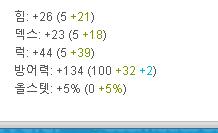
#> input picture yeonhwa-autocuber/assets/temp/flameresult.png, 218 x 133 px
$ python color_filter.py
#> lines starting #> are read from the running program, lines starting #| are printed output that depends on the picture; after the words box and inside, x2 and y2 are one past the last pixel; in counts of white or black regions, pixels touching at a corner belong together
import cv2
import pytesseract
pytesseract.pytesseract.tesseract_cmd = 'C:\\Program Files\\Tesseract-OCR\\tesseract.exe'

# Load the image
image = cv2.imread('./assets/temp/flameresult.png')
#> image is the input picture: shape (133, 218, 3); mean B, G, R 243.3, 242.6, 238.5

# Convert to HSV color space
hsv_image = cv2.cvtColor(image, cv2.COLOR_BGR2HSV)
#> hsv_image: shape (133, 218, 3); mean H, S, V 4.2, 9.1, 244.5

# Define a range for the greenish hue
lower_green = (35, 50, 50)  # Lower range for greenish hue
upper_green = (85, 255, 255)  # Upper range for greenish hue

# Create a mask
green_mask = cv2.inRange(hsv_image, lower_green, upper_green)
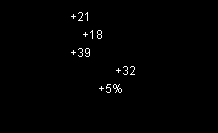
#> green_mask: shape (133, 218); 0.76% white in thin lines or dots, all inside (x1, y1, x2, y2) = (71, 12, 135, 93)

# Filter the text
filtered_text = cv2.bitwise_and(image, image, mask=green_mask)

# Save the resulting image
cv2.imwrite('filtered_text.png', filtered_text)

# Convert the filtered text to grayscale
gray_filtered_text = cv2.cvtColor(filtered_text, cv2.COLOR_BGR2GRAY)

# Use Tesseract to perform OCR and extract text
#> (the run stopped early here; a loop or call above may not have finished)
